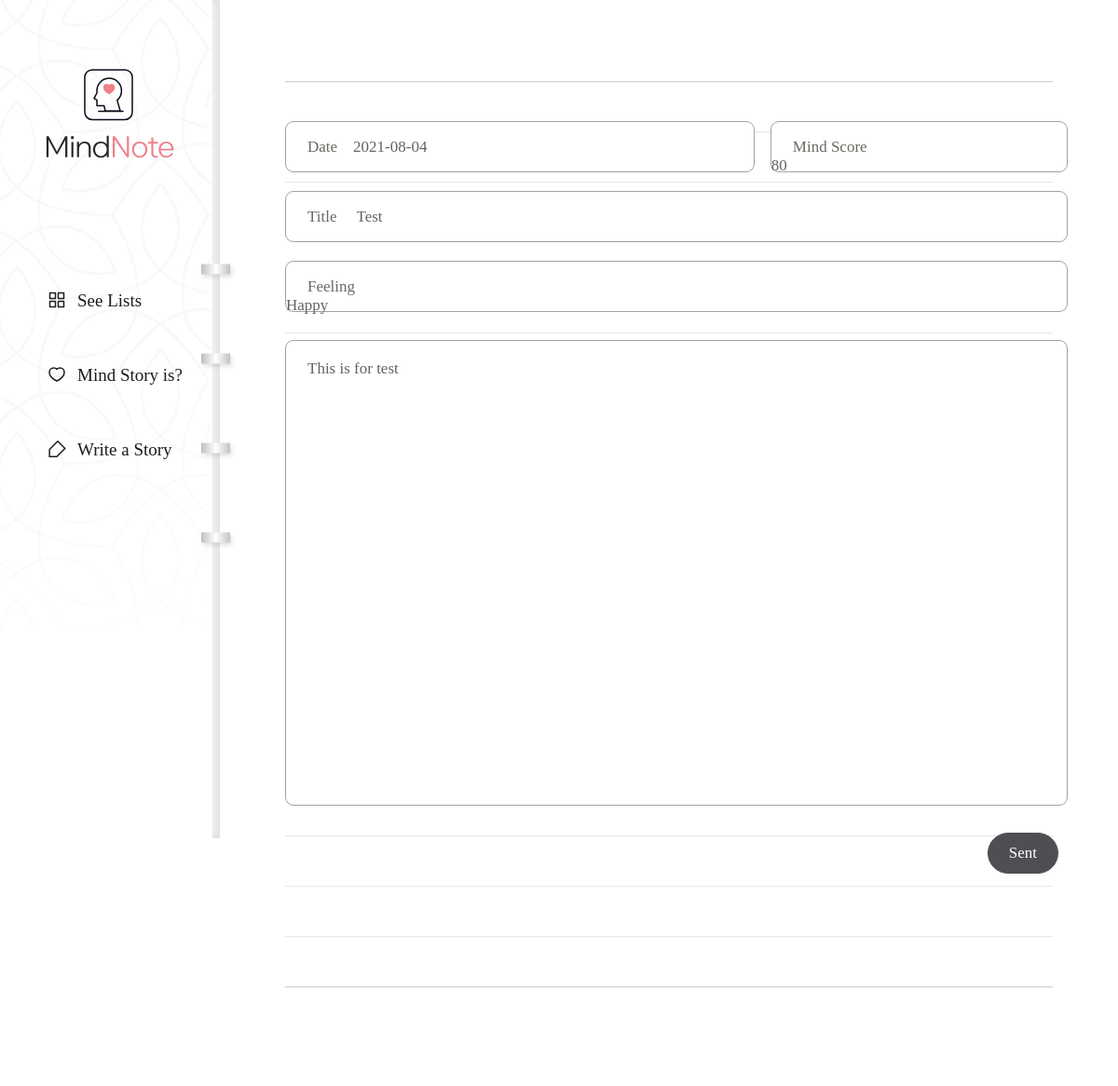
Page /diary/page/1/edit/ on the committed database.
### diary/models.py (models this page shows, shortened)
class Page(models.Model):
    title = models.CharField(max_length=100, validators=[validate_no_hash])
    content = models.TextField(validators=[validate_no_hash])
    feeling = models.CharField(max_length=80, validators=[validate_no_hash, validate_no_numbers])
    score = models.IntegerField(validators=[validate_score])
    dt_created = models.DateField()

### diary/views.py (the view)
# urls.py: path('diary/page/<int:page_id>/edit/', views.page_update, name='page-update'),
def page_update(request, page_id):
    object = Page.objects.get(id=page_id)
    if request.method == 'POST':
        form = PageForm(request.POST, instance=object)
        if form.is_valid():
            form.save()
            return redirect('page-detail', page_id=object.id)
    else:
        form = PageForm(instance=object)
    return render(request, 'diary/page_form.html', {'form': form})

### diary/forms.py
class PageForm(forms.ModelForm):
    class Meta:
        model = Page
        fields = ['title','content','feeling','score','dt_created']

### diary/templates/diary/page_form.html (shortened to what this page needs)
{% extends './base.html' %}
{% block content %}
<div class="wrap-post">
    <form method="post">{% csrf_token %}
        <div class="editor">
            <div class="input input-date"><p>Date</p>{{form.dt_created}}</div>
            <div class="input input-score">
                <p>Mind Score</p>
                {{form.score}}
            </div>
            <div class="input input-title">
                <p>Title</p>
                {{form.title}}
            </div>
            <div class="input input-state">
                <p>Feeling</p>
                {{form.feeling}}
            </div>
            {{form.content}}
            <div class="post-btn">
                <input type="submit" value="Sent">
            </div>
        </div>
    </form>
</div>
{% endblock content %}

### diary/static/diary/css/styles.css (style rules this page uses)
h1,h2,h3,p,a,ul,li { margin: 0; padding: 0; font-family: 'NanumSquare'; list-style: none; text-decoration: none; outline: none; }
html { position: relative; min-height: 100%; margin: 0; }
body { margin: 0; padding: 0; -webkit-font-smoothing: antialiased; -moz-osx-font-smoothing: auto; }
.wrap-post { padding-left: 236px; padding-top: 10px; padding-bottom: 50px; }
form { margin: 0 70px; padding-top: 120px; padding-bottom: 200px; background: url(../image/note-bg.svg) repeat-x center/1535px 974px; }
.editor { overflow: hidden; width: 840px; margin: 0 auto; }
.input { position: relative; height: 55px; margin-bottom: 20px; border: solid 1px #a3a0a0; border-radius: 9px; background: #fff; box-sizing: border-box; }
.input-date { float: left; width: 60%; }
.input-score { float: right; width: 38%; }
.input-title { float: left; width: 100%; }
.input-state { float: left; width: 100%; margin-bottom: 30px; }
.input p { display: inline-block; padding-top: 17px; padding-left: 23px; padding-right: 17px; font-family: 'NanumSquare'; color: #696862; font-size: 17px; }
.input-title input { width: 750px; }
.input-state input { width: 750px; }
input { padding: 0; font-family: 'NanumBarunpen'; color: #636363; font-size: 17px; background-color: transparent; border: none; box-sizing: border-box; }
textarea { width: 100%; height: 500px; padding: 20px 23px 30px 23px; font-family: 'NanumBarunpen'; color: #636363; font-size: 17px; border: solid 1px #a3a0a0; border-radius: 9px; box-sizing: border-box; resize: none; }
input::placeholder,textarea::placeholder { color: #bcbbb6; }
.post-btn { overflow: hidden; margin-top: 25px; }
input[type="submit"] { float: right; padding: 11px 22px; margin-right: 10px; font-family: 'NanumSquare'; color: #fff; font-size: 17px; background-color: #4e4f53; border: solid 1px #4e4f53; border-radius: 22.5px; cursor: pointer; }

### rows in the picture
Page: dt_created "2021-08-04", score "80", title "Test", feeling "Happy", content "This is for test"
